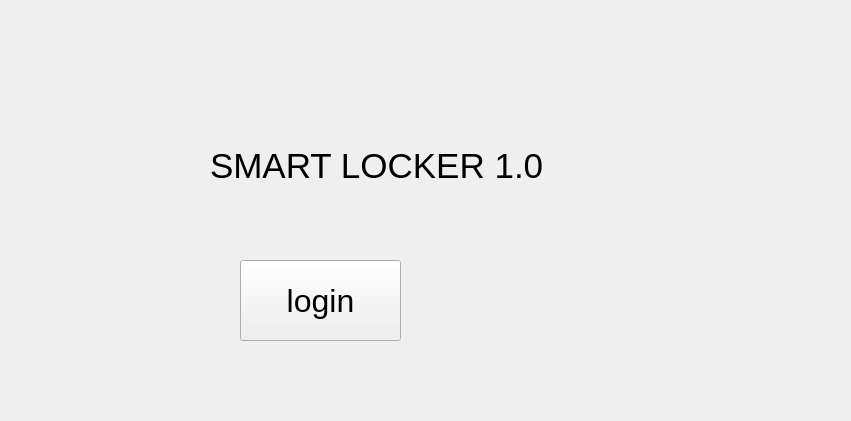
<?xml version="1.0" encoding="UTF-8"?>
<ui version="4.0">
 <class>Widget</class>
 <widget class="QWidget" name="Widget">
  <property name="windowTitle">
   <string>Widget</string>
  </property>
  <widget class="QPushButton" name="pushButton">
   <property name="geometry">
    <rect>
     <x>240</x>
     <y>260</y>
     <width>161</width>
     <height>81</height>
    </rect>
   </property>
   <property name="font">
    <font>
     <pointsize>24</pointsize>
    </font>
   </property>
   <property name="text">
    <string>login</string>
   </property>
  </widget>
  <widget class="QLabel" name="label">
   <property name="geometry">
    <rect>
     <x>210</x>
     <y>80</y>
     <width>431</width>
     <height>131</height>
    </rect>
   </property>
   <property name="font">
    <font>
     <pointsize>26</pointsize>
    </font>
   </property>
   <property name="text">
    <string>                                               SMART LOCKER 1.0</string>
   </property>
   <property name="wordWrap">
    <bool>true</bool>
   </property>
   <property name="indent">
    <number>-1</number>
   </property>
  </widget>
 </widget>
 <layoutdefault spacing="6" margin="11"/>
 <resources/>
 <connections/>
</ui>
